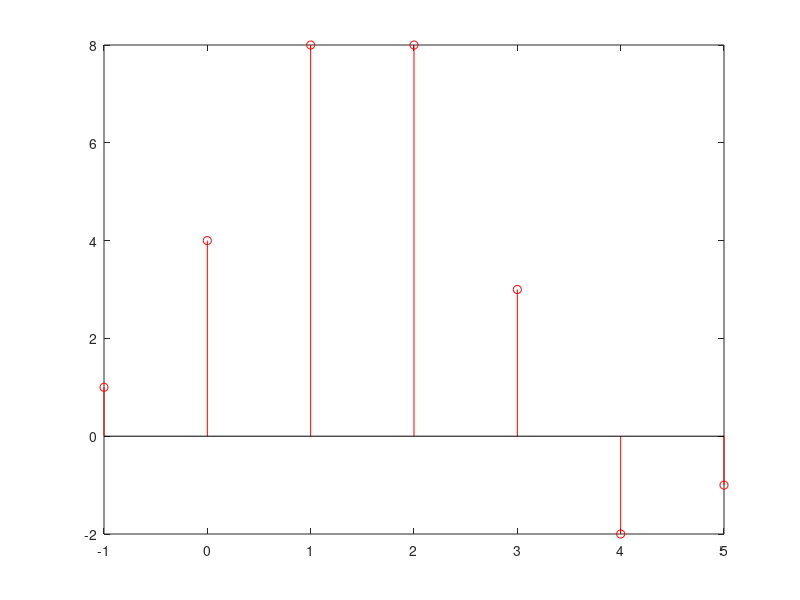

MATLAB code to generate this figure:
clc;
clear all;
close all;
x=[1,2,1,-1];
h=[1,2,3,1];

L1=length(x);
L2=length(h);
m=L1+L2-1;

z=zeros(1,m);
xn=[x,zeros(1,L2-1)];
xn
hn=[h,zeros(1,L1-1)];
hn

for i=1:m
  for j=1:i
    z(i)=z(i)+xn(j)*hn(i-j+1);
  endfor
endfor
z
t=-1:(m-2);

stem(t,z,'r');